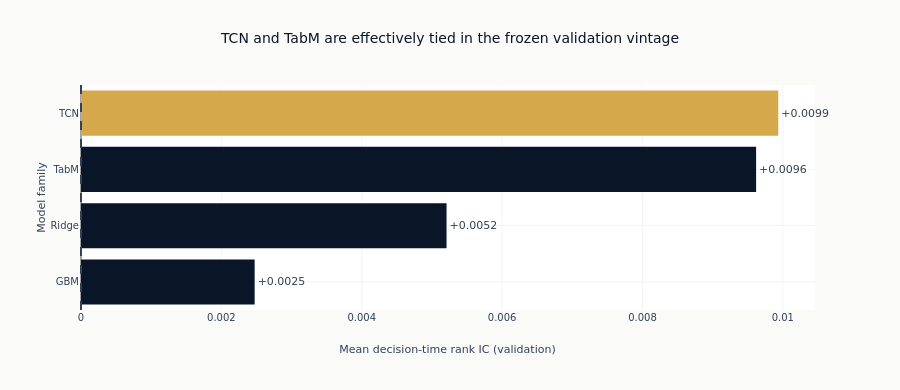

The notebook cell saved with this chart:
### Code cell
comparison_figure = go.Figure(
    go.Bar(
        x=comparison["pooled_daily_ic"].to_list(),
        y=comparison["model"].to_list(),
        orientation="h",
        marker_color=[
            style.COLORS["amber"] if model == "TCN" else style.COLORS["blue"]
            for model in comparison["model"]
        ],
        text=[f"{value:+.4f}" for value in comparison["pooled_daily_ic"]],
        textposition="outside",
        cliponaxis=False,
    )
)
comparison_figure.add_vline(x=0.0, line=dict(color=style.COLORS["neutral"], dash="dash"))
comparison_figure.update_layout(
    template="ml4t",
    title="TCN and TabM are effectively tied in the frozen validation vintage",
    xaxis_title="Mean decision-time rank IC (validation)",
    yaxis_title="Model family",
    height=390,
    margin=dict(l=80, r=85, t=85),
    showlegend=False,
)
comparison_figure.show()

### Figure 1 — Plotly figure (JSON) as saved in the notebook; plotly's stock layout.template omitted (floating-point values rounded to 4 significant figures)
{"data": [{"cliponaxis": false, "marker": {"color": ["#0a1628", "#0a1628", "#0a1628", "#D4A84B"]}, "orientation": "h", "text": ["+0.0025", "+0.0052", "+0.0096", "+0.0099"], "textposition": "outside", "type": "bar", "x": [0.002474, 0.005209, 0.009619, 0.009935], "y": ["GBM", "Ridge", "TabM", "TCN"]}], "layout": {"height": 390, "margin": {"l": 80, "r": 85, "t": 85}, "shapes": [{"line": {"color": "#334155", "dash": "dash"}, "type": "line", "x0": 0.0, "x1": 0.0, "xref": "x", "y0": 0, "y1": 1, "yref": "y domain"}], "showlegend": false, "title": {"text": "TCN and TabM are effectively tied in the frozen validation vintage"}, "xaxis": {"title": {"text": "Mean decision-time rank IC (validation)"}}, "yaxis": {"title": {"text": "Model family"}}}}
